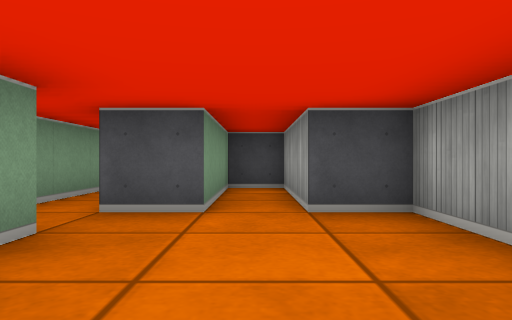
View 1 (above)

20 first-person views from a walk through a cub3D ray-caster map. The camera is about half as high as the walls, looks level and sees 70° across. The floor is counted in squares. Each view is taken from the middle of a square. On the plan, view 1 faces up. The plan holds only what a view shows up to about 9 squares ahead; the rest is blank.

View 2
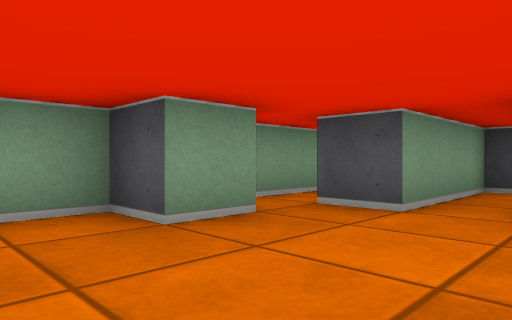

View 3
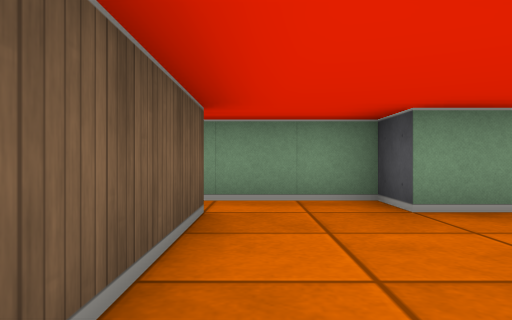

View 4
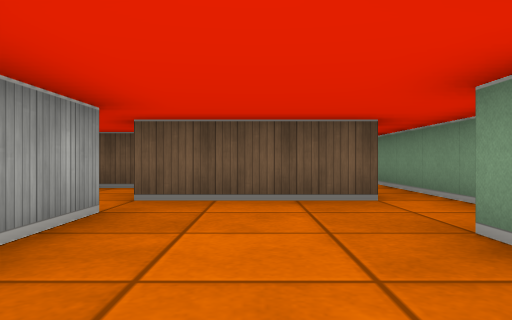

View 5
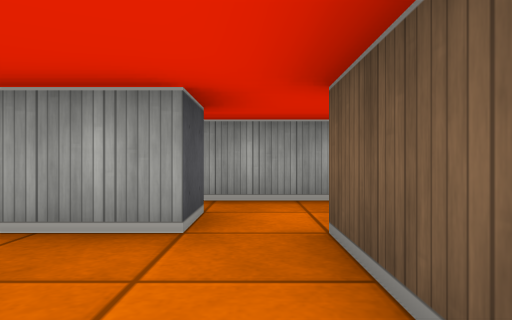

View 6
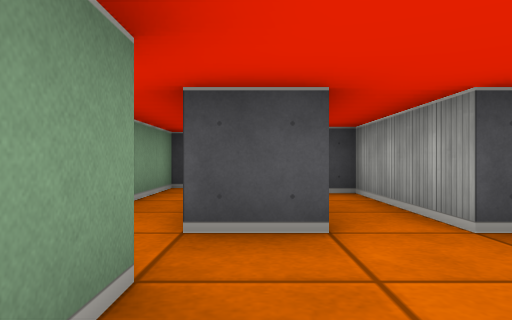

View 7
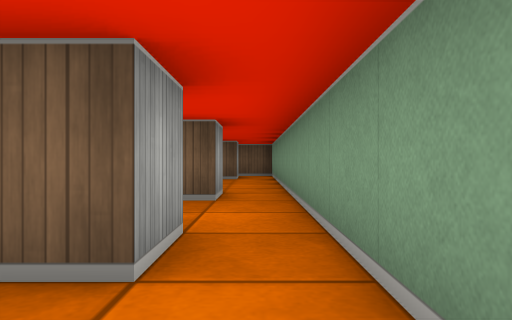

View 8
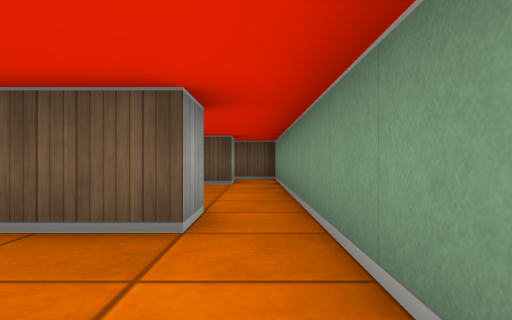

View 9
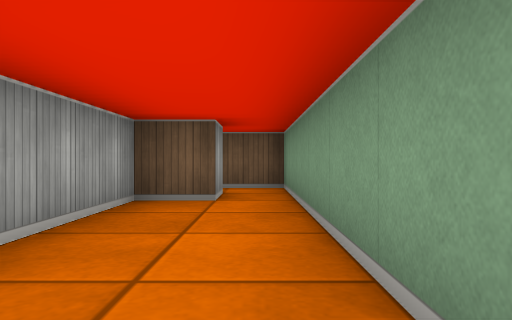

View 10
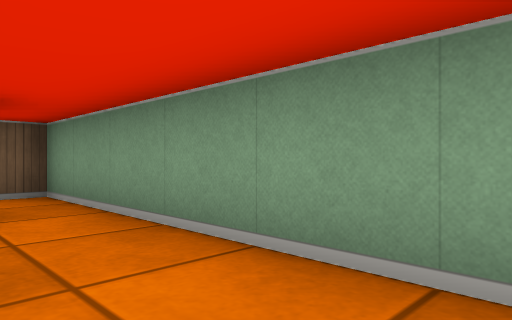

View 11
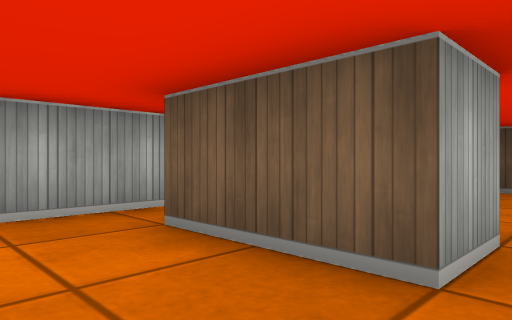

View 12
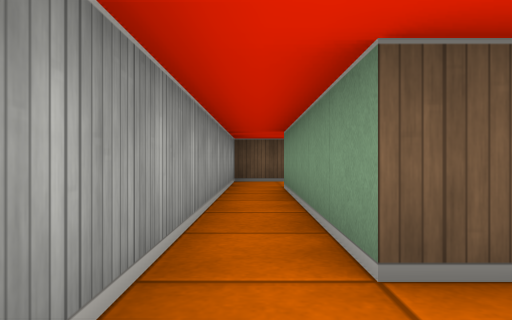

View 13
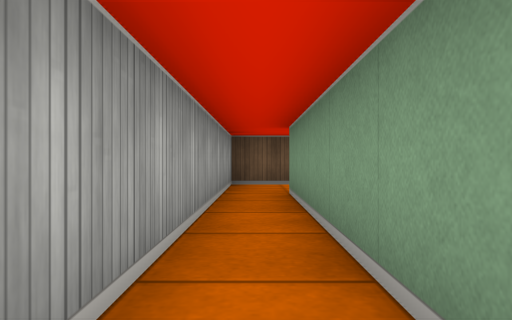

View 14
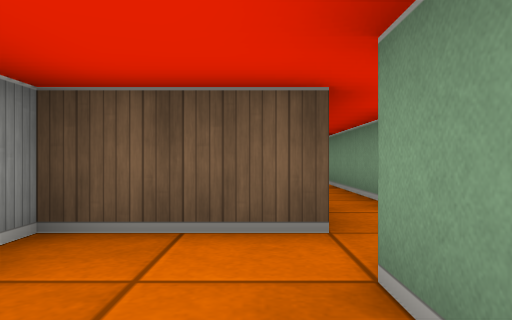

View 15
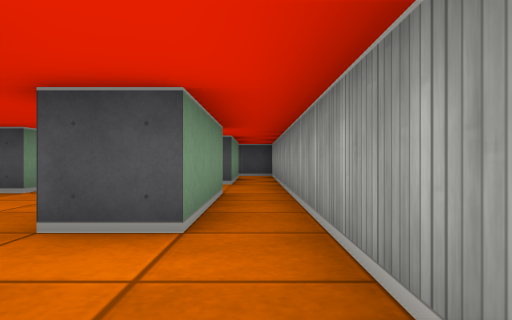

View 16
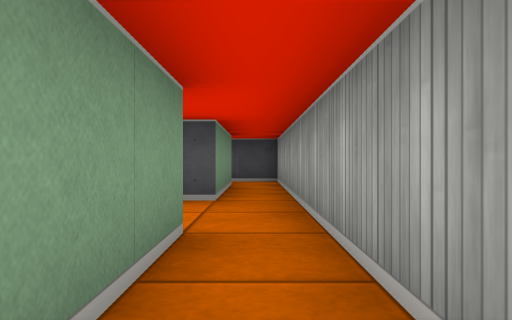

View 17
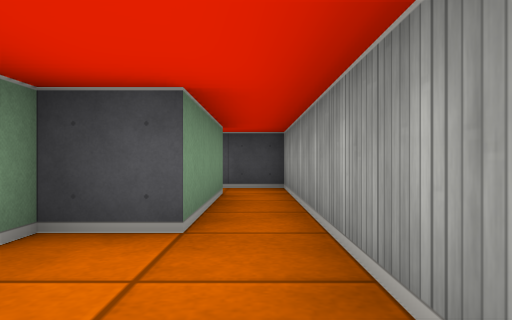

View 18
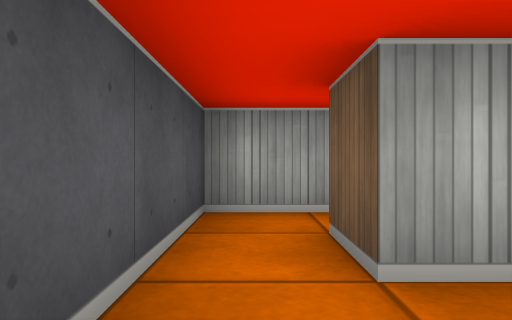

View 19
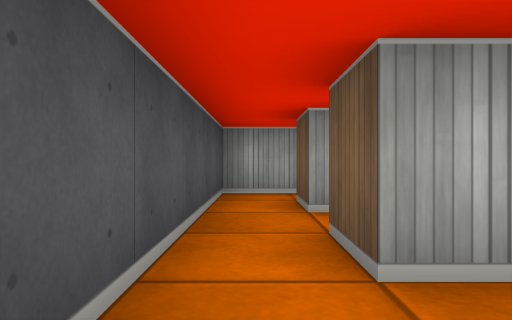

View 20
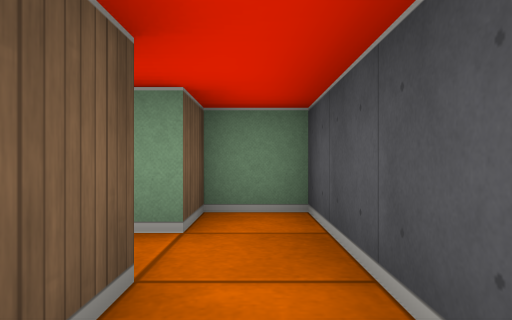

### Floor plan
Ten units are one square. View 1 is at (0, 0); x grows to the right and y downward. Boxes are objects, and circles mark ways between rooms. Rooms are numbered by the first view taken in them; rooms with no view inside come last. Other rooms are left out.
<svg viewBox="-30 -100 70 210">
<path fill="none" stroke="#000" d="M-15 -25 -15 -15 -25 -15 -25 15M25 -5 15 -5 15 -35 5 -35 5 -65 -5 -65 -5 -35 -15 -35M-15 15 -15 5 15 5M35 5 35 -5M-15 45 -15 35M-15 95 -15 85 -5 85 -5 61M-25 15 -25 95M-15 35 5 35 5 85M15 5 15 15M15 85 15 25 35 25 35 5M25 -35 25 -5M15 -85 25 -85 25 -55 15 -55M35 -5 35 -95 15 -95M15 -79 15 -85M-5 -85 5 -85M15 -95 -5 -95M-5 -79 -5 -85M-25 -75 -25 -65M-5 -95 -25 -95 -25 -85 -15 -85M2 105 15 105 15 85M-25 95 -25 105 -14 105M-25 -65 -25 -35"/>
<circle cx="-20" cy="10" r="3" fill="#2a7"/>
<circle cx="25" cy="10" r="3" fill="#2a7"/>
<circle cx="30" cy="-10" r="3" fill="#2a7"/>
<circle cx="-10" cy="-30" r="3" fill="#2a7"/>
<circle cx="-5" cy="25" r="3" fill="#2a7"/>
<circle cx="-20" cy="100" r="3" fill="#2a7"/>
<circle cx="10" cy="80" r="3" fill="#2a7"/>
<circle cx="20" cy="-90" r="3" fill="#2a7"/>
<circle cx="0" cy="-90" r="3" fill="#2a7"/>
<circle cx="-20" cy="-70" r="3" fill="#2a7"/>
<text x="0" y="-10">1</text>
<text x="-20" y="60">2</text>
<text x="10" y="30">3</text>
<text x="30" y="-50">4</text>
<text x="10" y="-80">5</text>
<text x="-10" y="-80">6</text>
<text x="0" y="100">7</text>
<text x="-20" y="-50">8</text>
</svg>
Room 1 opens to room 2. Room 1 opens to room 3. Room 1 opens to room 4. Room 1 opens to room 8. Room 2 opens to room 3. Room 2 opens to room 7. Room 3 opens to room 7. Room 4 opens to room 5. Room 5 opens to room 6. Room 6 opens to room 8.

Where each view was taken, in squares from view 1:
view 1: 0 up, 0 right, facing up
view 2: 0 up, 1 right, facing up-left
view 3: 0 up, 2 right, facing left
view 4: 4 up, 0 right, facing down
view 5: 0 up, 1 left, facing right
view 6: 1 up, 1 left, facing up
view 7: 1 up, 2 left, facing down
view 8: 1 down, 2 left, facing down
view 9: 4 down, 2 left, facing down
view 10: 5 down, 1 left, facing down-left
view 11: 2 down, 2 left, facing down-right
view 12: 2 down, 1 right, facing down
view 13: 3 down, 1 right, facing down
view 14: 0 up, 2 right, facing down
view 15: 2 down, 3 right, facing up
view 16: 1 up, 3 right, facing up
view 17: 3 up, 3 right, facing up
view 18: 9 up, 0 right, facing right
view 19: 9 up, 2 left, facing right
view 20: 9 up, 1 right, facing left
